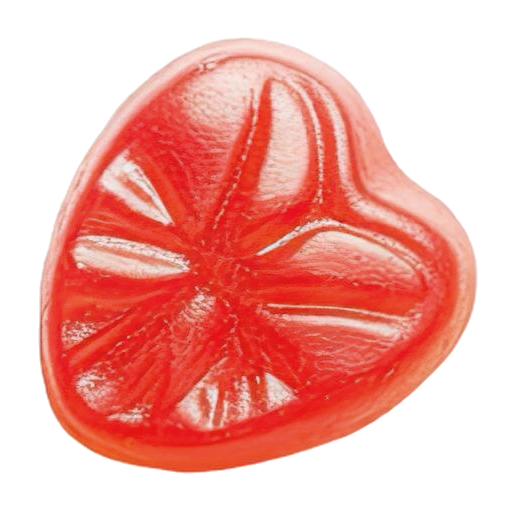
#> input picture deco_sprites/jy-01.png, 512 x 512 px, given as the content of the folder ty/brain/827de87e-5067-4327-9014-bff4ce181bb6/.user_uploaded, which was not available
$ python extract_real_jelly_sprites.py
#> lines starting #> are read from the running program, lines starting #| are printed output that depends on the picture; after the words box and inside, x2 and y2 are one past the last pixel; in counts of white or black regions, pixels touching at a corner belong together
import os, glob
from PIL import Image, ImageChops
import numpy as np

output_dir = 'deco_sprites'
os.makedirs(output_dir, exist_ok=True)

uploaded_files = sorted(glob.glob('/Users/crzone/.gemini/antigravity/brain/827de87e-5067-4327-9014-bff4ce181bb6/.user_uploaded/*'))
print(f"Found {len(uploaded_files)} total uploaded files.")

sprite_count = 0

def remove_background_white(img_path):
    img = Image.open(img_path).convert("RGBA")
    data = np.array(img)

    r, g, b, a = data[:,:,0], data[:,:,1], data[:,:,2], data[:,:,3]

    # Identify near-white background pixels (R>235, G>235, B>235)
    white_mask = (r > 230) & (g > 230) & (b > 230)

    # Set alpha to 0 for white background
    data[white_mask, 3] = 0

    # Smooth edges with slight alpha transition
    near_white_mask = (r > 215) & (g > 215) & (b > 215) & ~white_mask
    data[near_white_mask, 3] = 160

    return Image.fromarray(data)

def remove_background_black(img_path):
    img = Image.open(img_path).convert("RGBA")
    data = np.array(img)

    r, g, b, a = data[:,:,0], data[:,:,1], data[:,:,2], data[:,:,3]

    # Identify near-black background pixels (R<25, G<25, B<25)
    black_mask = (r < 25) & (g < 25) & (b < 25)
    data[black_mask, 3] = 0

    return Image.fromarray(data)

# Process each uploaded image
for idx, filepath in enumerate(uploaded_files[-12:]):
    try:
        raw_img = Image.open(filepath)
#> raw_img is the input picture: PIL image 512x512 RGBA; mean R, G, B, A 241.3, 171.6, 164.3, 136.5
        print(f"Processing image {idx}: {os.path.basename(filepath)}, size: {raw_img.size}")
#| Processing image 0: jy-01.png, size: (512, 512)

        # Check if background is mostly black or white
        img_rgba = raw_img.convert("RGBA")
        arr = np.array(img_rgba)
        corner_pixels = arr[:20, :20, :3]
#> corner_pixels: shape (20, 20, 3); every value is 255
        avg_corner = np.mean(corner_pixels)
#> avg_corner = 255

        if avg_corner < 40:
            transparent_img = remove_background_black(filepath)
        else:
            transparent_img = remove_background_white(filepath)
#> in remove_background_white, `r, g, b, a = data[:,:,0], data[:,:,1], data[:,:,2], data[:,:,3]`:
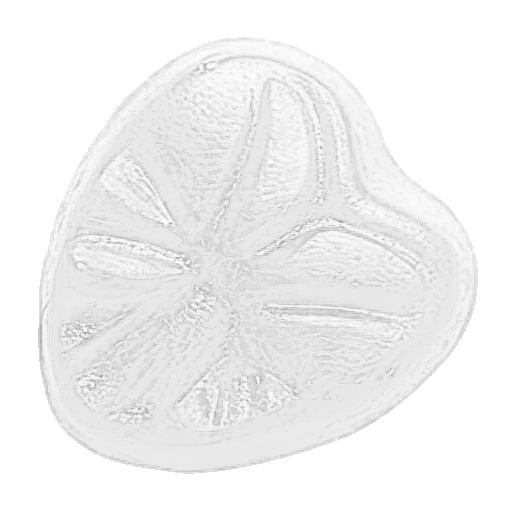
#> r: shape (512, 512); min 151, max 255, mean 241.3
#> in remove_background_white, `r, g, b, a = data[:,:,0], data[:,:,1], data[:,:,2], data[:,:,3]`:
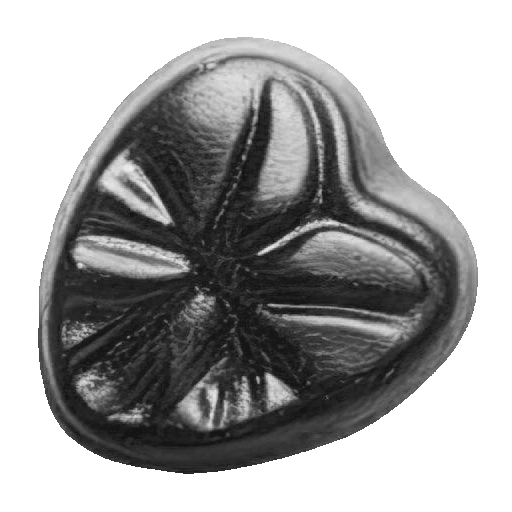
#> b: shape (512, 512); min 18, max 255, mean 164.3
#> in remove_background_white, `r, g, b, a = data[:,:,0], data[:,:,1], data[:,:,2], data[:,:,3]`:
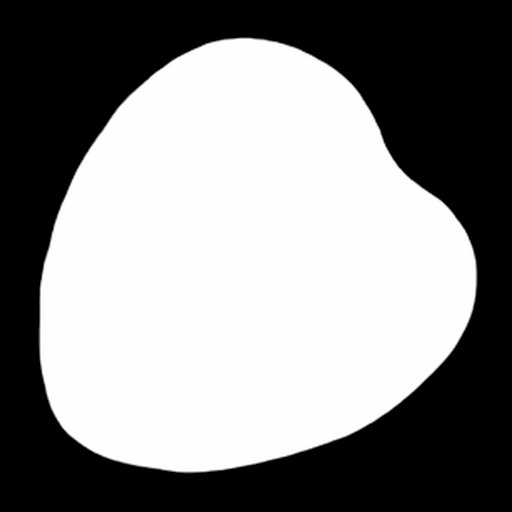
#> a: shape (512, 512); min 0, max 255, mean 136.5
#> in remove_background_white, `white_mask = (r > 230) & (g > 230) & (b > 230)`:
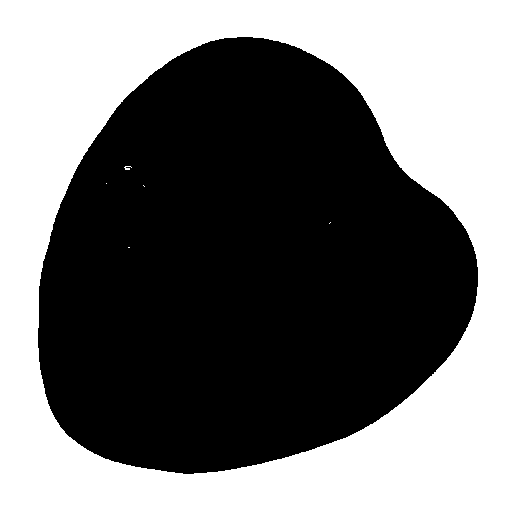
#> white_mask: shape (512, 512) bool; 45.7% white; 6 white regions (5 under 20 px), largest, box (x1, y1, x2, y2) and area: (0, 0, 512, 512) 119822
#> in remove_background_white, `data[white_mask, 3] = 0`: data: shape (512, 512, 4); 0.01% of pixels changed, all inside (x1, y1, x2, y2) = (106, 166, 331, 248)
#> in remove_background_white, `near_white_mask = (r > 215) & (g > 215) & (b > 215) & ~white_mask`:
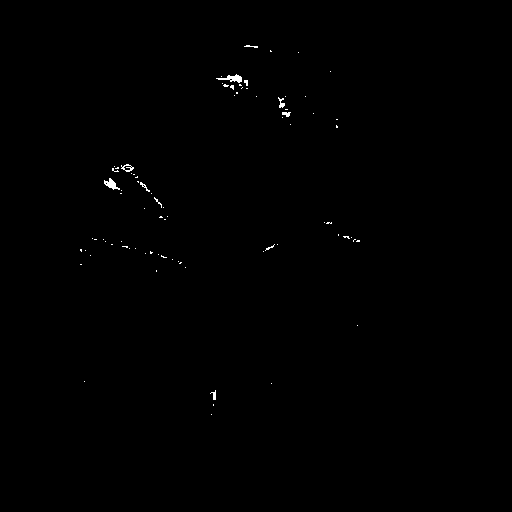
#> near_white_mask: shape (512, 512) bool; 0.25% white in thin lines or dots, all inside (x1, y1, x2, y2) = (80, 45, 360, 415)
#> in remove_background_white, `data[near_white_mask, 3] = 160`:
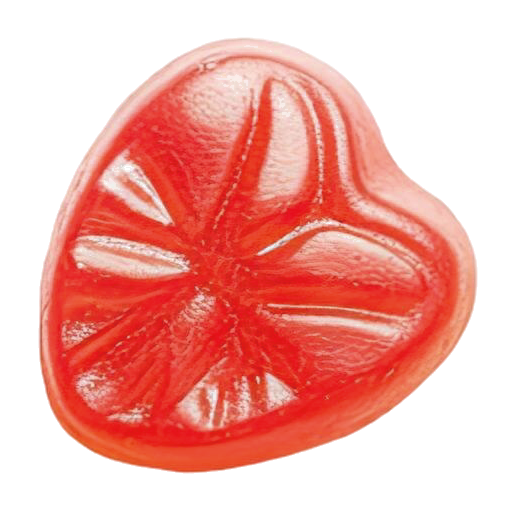
#> data: shape (512, 512, 4); mean R, G, B, A 241.3, 171.6, 164.3, 136.3; transparent parts drawn white

        # Extract individual connected components or grid tiles
        w, h = transparent_img.size
#> w = 512; h = 512

        # Crop into 2x2 or 3x3 tiles if large grid, or crop bounding box
        # Save transparent sprite
        out_name = f"{output_dir}/real_jelly_{sprite_count}.png"

        # Trim transparent borders
        bbox = transparent_img.getbbox()
#> bbox = (38, 37, 478, 474)
        if bbox:
            cropped = transparent_img.crop(bbox)
            # Resize into crisp max 160x160 thumbnail
            cropped.thumbnail((160, 160), Image.Resampling.LANCZOS)
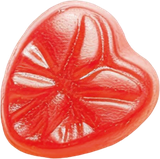
#> cropped: PIL image 160x159 RGBA; mean R, G, B, A 174.3, 78.1, 67.7, 185.8; transparent parts drawn white

            # Save sprite
            cropped.save(out_name)
            sprite_count += 1
            print(f"Saved real jelly sprite: {out_name}")

    except Exception as e:
        print(f"Error processing {filepath}: {e}")

print(f"Total extracted real jelly sprites: {sprite_count}")

$ run again, on deco_sprites/jy-07.png
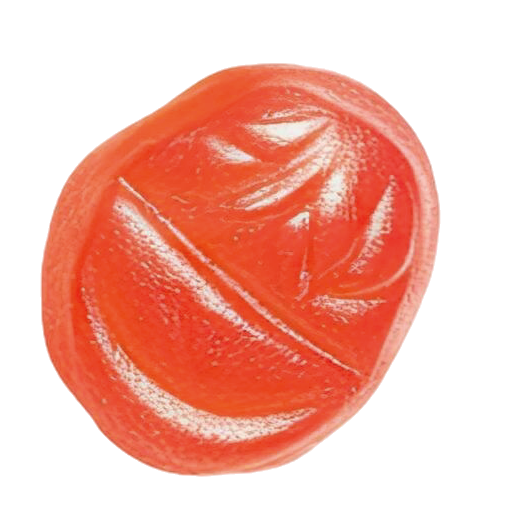
#> input picture deco_sprites/jy-07.png, 512 x 512 px, given as the content of the folder ty/brain/827de87e-5067-4327-9014-bff4ce181bb6/.user_uploaded, which was not available
#> raw_img is the input picture: PIL image 512x512 RGBA; mean R, G, B, A 243.5, 182.2, 169, 122.5
#| Processing image 0: jy-07.png, size: (512, 512)
#> corner_pixels: shape (20, 20, 3); every value is 255
#> avg_corner = 255
#> white_mask: shape (512, 512) bool; 51.4% white; 1 black region, box (x1, y1, x2, y2) and area: (40, 63, 441, 477) 127501
#> near_white_mask: shape (512, 512) bool; 0.27% white; 66 white regions (61 under 20 px), largest, box (x1, y1, x2, y2) and area: (267, 123, 310, 138) 259, (331, 175, 343, 191) 115, (327, 193, 337, 200) 44, (239, 155, 251, 159) 32, (277, 190, 287, 198) 21
#> bbox = (40, 63, 441, 477)
#> `cropped.thumbnail((160, 160), Image.Resampling.LANCZOS)`:
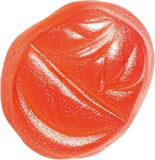
#> cropped: PIL image 155x160 RGBA; mean R, G, B, A 181.8, 83.9, 62.5, 192.7; transparent parts drawn white
